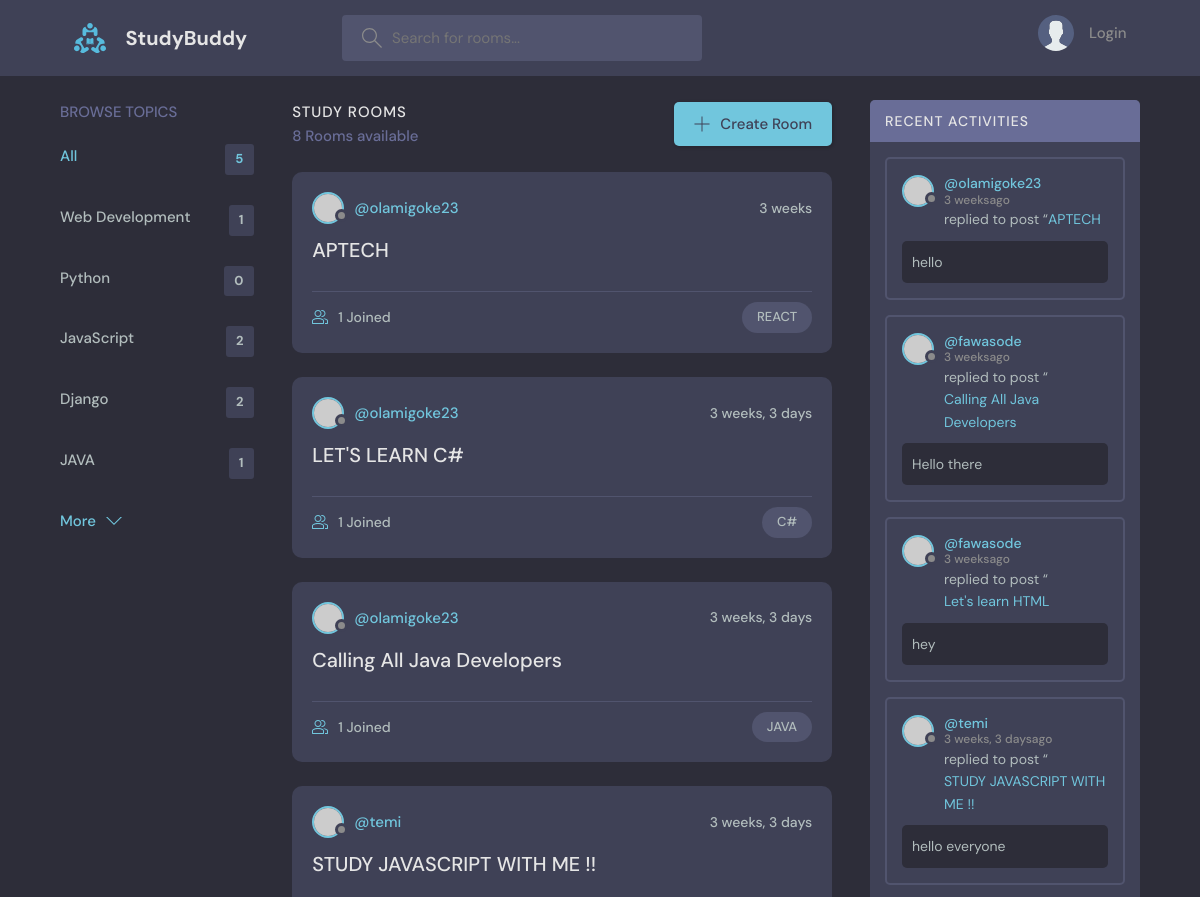
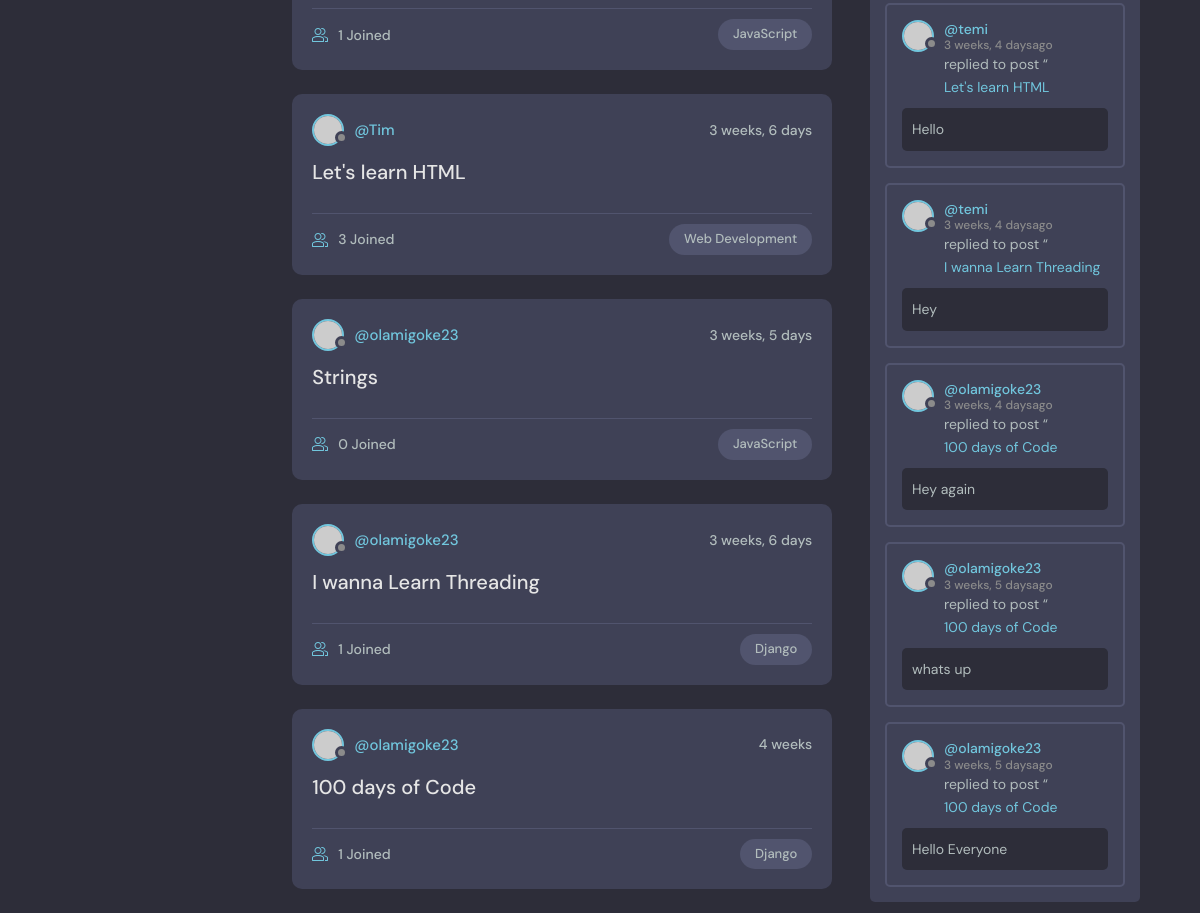
The page / on the database its author committed (2 pictures, top to bottom).
### base/models.py (models this page shows, shortened)
class Topic(models.Model):
    name = models.CharField(max_length=200)

class Room(models.Model):
    host = models.ForeignKey(User, on_delete=models.SET_NULL, null=True)
    topic= models.ForeignKey(Topic, on_delete=models.SET_NULL, null=True)
    name = models.CharField(max_length=200)
    description = models.TextField(null=True, blank=True)
    participants = models.ManyToManyField(User, related_name='participants', blank=True)
    updated = models.DateTimeField(auto_now=True)
    created = models.DateTimeField(auto_now_add=True)
    class Meta:
        ordering = ['-updated', '-created']
    def __str__(self):
        return str(self.name)

class Message(models.Model):
    user = models.ForeignKey(User, on_delete=models.CASCADE)
    room = models.ForeignKey(Room, on_delete=models.CASCADE)
    body = models.TextField()
    updated = models.DateTimeField(auto_now=True)
    created = models.DateTimeField(auto_now_add=True)
    class Meta:
        ordering = ['-updated', '-created']

### base/views.py (the view)
# urls.py: path('', views.home, name="home"),
def home(request):
    q= request.GET.get('q') if request.GET.get('q') != None else ''
    rooms = Room.objects.filter(
        Q(topic__name__icontains=q) |
        Q(name__icontains=q) |
        Q(description__icontains=q)
        )
    topics = Topic.objects.all()[0:5]
    room_count = rooms.count()
    room_messages =  Message.objects.filter(Q(room__topic__name__icontains=q))
    context = {'rooms':rooms, 'topics': topics, 'room_count':room_count,
               'room_messages':room_messages}
    return render(request, "base/home.html", context)

### base/templates/base/home.html (shortened to what this page needs)
{% extends 'main.html' %}
{% block content %}
<main class="layout layout--3">
  <div class="container">
    {% include 'base/topics_component.html' %}
    <div class="roomList">
      <div class="roomList__header">
        <div>
          <h2>Study Rooms</h2>
          <p>{{room_count}} Rooms available</p>
        </div>
        <a class="btn btn--main" href="{% url 'create-room' %}">
          <svg version="1.1" xmlns="http://www.w3.org/2000/svg" width="32" height="32" viewBox="0 0 32 32">
            <title>add</title>
            <path
              d="M16.943 0.943h-1.885v14.115h-14.115v1.885h14.115v14.115h1.885v-14.115h14.115v-1.885h-14.115v-14.115z">
            </path>
          </svg>
          Create Room
        </a>
      </div>
      {% include 'base/feed_component.html' %}
    </div>
    {% include 'base/activity_component.html' %}
  </div>
</main>
{% endblock %}

### base/templates/base/topics_component.html
<div class="topics">
    <div class="topics__header">
      <h2>Browse Topics</h2>
    </div>
    <ul class="topics__list">
      <li>
        <a href="{% url 'home' %}" class="active">All <span>{{topics.count}}</span></a>
      </li>
      {% for topic in topics  %}
      <li>
        <a href="{% url 'home' %}?q={{topic.name}}">{{topic.name}}<span>{{topic.room_set.all.count}}</span></a>
      </li>
      {% endfor %}
    </ul>
    <a class="btn btn--link" href="{% url 'topics' %}">
      More
      <svg version="1.1" xmlns="http://www.w3.org/2000/svg" width="32" height="32" viewBox="0 0 32 32">
        <title>chevron-down</title>
        <path d="M16 21l-13-13h-3l16 16 16-16h-3l-13 13z"></path>
      </svg>
    </a>
  </div>

### base/templates/base/feed_component.html (shortened to what this page needs)
{% for room in rooms%}
<div class="roomListRoom">
    <div class="roomListRoom__header">
      <a href="{% url 'user-profile' room.host.id %}" class="roomListRoom__author">
        <div class="avatar avatar--small">
          <img src="https://randomuser.me/api/portraits/women/11.jpg" />
        </div>
        <span>@{{room.host.username}}</span>
      </a>
      <div class="roomListRoom__actions">
        <span>{{room.created|timesince}}</span>
      </div>
    </div>
    <div class="roomListRoom__content">
      <a href="{% url 'room' room.id %}">{{room.name}}</a>
    </div>
    <div class="roomListRoom__meta">
      <a href="{% url 'room' room.id %}" class="roomListRoom__joined">
        {{room.participants.all.count}} Joined
      </a>
      <p class="roomListRoom__topic">{{room.topic.name}}</p>
    </div>
  </div>
{% endfor %}

### base/templates/base/activity_component.html (shortened to what this page needs)
<div class="activities">
    <div class="activities__header">
      <h2>Recent Activities</h2>
    </div>
    {% for message in room_messages %}
    <div class="activities__box">
      <div class="activities__boxHeader roomListRoom__header">
        <a href="{% url 'user-profile' message.user.id %}" class="roomListRoom__author">
          <div class="avatar avatar--small">
            <img src="https://randomuser.me/api/portraits/women/11.jpg" />
          </div>
          <p>
            @{{message.user}}
            <span>{{message.created|timesince}}ago</span>
          </p>
        </a>
      </div>
      <div class="activities__boxContent">
        <p>replied to post “<a href="{% url 'room' message.room.id %}">{{message.room}}</a></p>
        <div class="activities__boxRoomContent">
          {{message.body}}
        </div>
      </div>
    </div>
    {% endfor %}
  </div>

### rows shown on the page
Topic: name "Web Development", room_set.all.count "1"
Topic: name "Python", room_set.all.count "0"
Topic: name "JavaScript", room_set.all.count "2"
Topic: name "Django", room_set.all.count "2"
Topic: name "JAVA", room_set.all.count "1"
Room: host.username "olamigoke23", created "3 weeks", name "APTECH", participants.all.count "1", topic.name "REACT"
Room: host.username "olamigoke23", created "3 weeks, 3 days", name "LET'S LEARN C#", participants.all.count "1", topic.name "C#"
Room: host.username "olamigoke23", created "3 weeks, 3 days", name "Calling All Java Developers", participants.all.count "1", topic.name "JAVA"
Room: host.username "temi", created "3 weeks, 3 days", name "STUDY JAVASCRIPT WITH ME !!", participants.all.count "1", topic.name "JavaScript"
Room: host.username "Tim", created "3 weeks, 6 days", name "Let's learn HTML", participants.all.count "3", topic.name "Web Development"
Room: host.username "olamigoke23", created "3 weeks, 5 days", name "Strings", participants.all.count "0", topic.name "JavaScript"
Room: host.username "olamigoke23", created "3 weeks, 6 days", name "I wanna Learn Threading", participants.all.count "1", topic.name "Django"
Room: host.username "olamigoke23", created "4 weeks", name "100 days of Code", participants.all.count "1", topic.name "Django"
Message: user "olamigoke23", created "3 weeks", room "APTECH", body "hello"
Message: user "fawasode", created "3 weeks", room "Calling All Java Developers", body "Hello there"
Message: user "fawasode", created "3 weeks", room "Let's learn HTML", body "hey"
Message: user "temi", created "3 weeks, 3 days", room "STUDY JAVASCRIPT WITH ME !!", body "hello everyone"
Message: user "temi", created "3 weeks, 4 days", room "Let's learn HTML", body "Hello"
Message: user "temi", created "3 weeks, 4 days", room "I wanna Learn Threading", body "Hey"
Message: user "olamigoke23", created "3 weeks, 4 days", room "100 days of Code", body "Hey again"
Message: user "olamigoke23", created "3 weeks, 5 days", room "100 days of Code", body "whats up"
Message: user "olamigoke23", created "3 weeks, 5 days", room "100 days of Code", body "Hello Everyone"

### other values the page prints
{{ topics.count }} "5"
{{ room_count }} "8"
